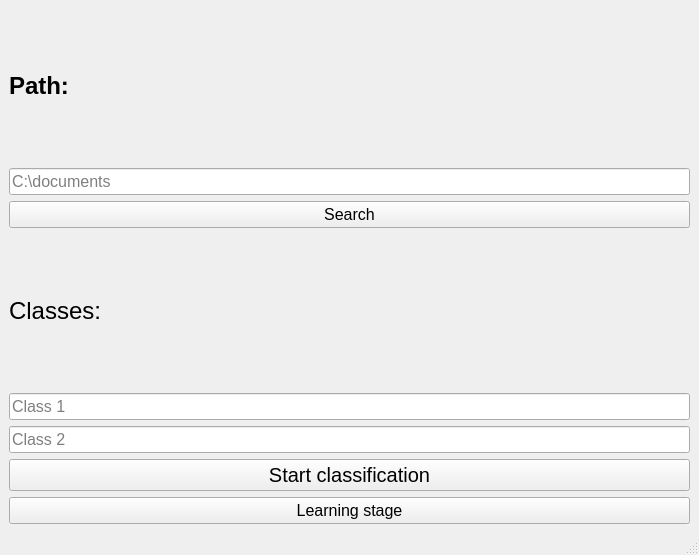
<?xml version="1.0" encoding="UTF-8"?>
<ui version="4.0">
 <class>MainWindow</class>
 <widget class="QMainWindow" name="MainWindow">
  <property name="geometry">
   <rect>
    <x>0</x>
    <y>0</y>
    <width>699</width>
    <height>555</height>
   </rect>
  </property>
  <property name="windowTitle">
   <string>MainWindow</string>
  </property>
  <widget class="QWidget" name="centralwidget">
   <layout class="QVBoxLayout" name="verticalLayout">
    <item>
     <widget class="QLabel" name="label">
      <property name="enabled">
       <bool>true</bool>
      </property>
      <property name="font">
       <font>
        <pointsize>18</pointsize>
        <weight>75</weight>
        <bold>true</bold>
        <strikeout>false</strikeout>
        <kerning>true</kerning>
       </font>
      </property>
      <property name="text">
       <string>Path:</string>
      </property>
     </widget>
    </item>
    <item>
     <widget class="QLineEdit" name="lineEdit">
      <property name="font">
       <font>
        <pointsize>12</pointsize>
       </font>
      </property>
      <property name="toolTip">
       <string/>
      </property>
      <property name="placeholderText">
       <string>C:\documents</string>
      </property>
     </widget>
    </item>
    <item>
     <widget class="QPushButton" name="pushButton">
      <property name="font">
       <font>
        <pointsize>12</pointsize>
       </font>
      </property>
      <property name="text">
       <string>Search</string>
      </property>
     </widget>
    </item>
    <item>
     <widget class="QLabel" name="label_2">
      <property name="font">
       <font>
        <pointsize>18</pointsize>
       </font>
      </property>
      <property name="text">
       <string>Classes:</string>
      </property>
     </widget>
    </item>
    <item>
     <widget class="QLineEdit" name="lineEdit_2">
      <property name="font">
       <font>
        <pointsize>12</pointsize>
       </font>
      </property>
      <property name="placeholderText">
       <string>Class 1 </string>
      </property>
     </widget>
    </item>
    <item>
     <widget class="QLineEdit" name="lineEdit_3">
      <property name="font">
       <font>
        <pointsize>12</pointsize>
       </font>
      </property>
      <property name="placeholderText">
       <string>Class 2</string>
      </property>
     </widget>
    </item>
    <item>
     <widget class="QPushButton" name="pushButton_2">
      <property name="font">
       <font>
        <pointsize>15</pointsize>
       </font>
      </property>
      <property name="text">
       <string>Start classification</string>
      </property>
     </widget>
    </item>
    <item>
     <widget class="QPushButton" name="Learning">
      <property name="font">
       <font>
        <pointsize>12</pointsize>
       </font>
      </property>
      <property name="text">
       <string>Learning stage</string>
      </property>
     </widget>
    </item>
   </layout>
  </widget>
  <widget class="QMenuBar" name="menubar">
   <property name="geometry">
    <rect>
     <x>0</x>
     <y>0</y>
     <width>699</width>
     <height>26</height>
    </rect>
   </property>
  </widget>
  <widget class="QStatusBar" name="statusbar"/>
 </widget>
 <resources/>
 <connections/>
</ui>
